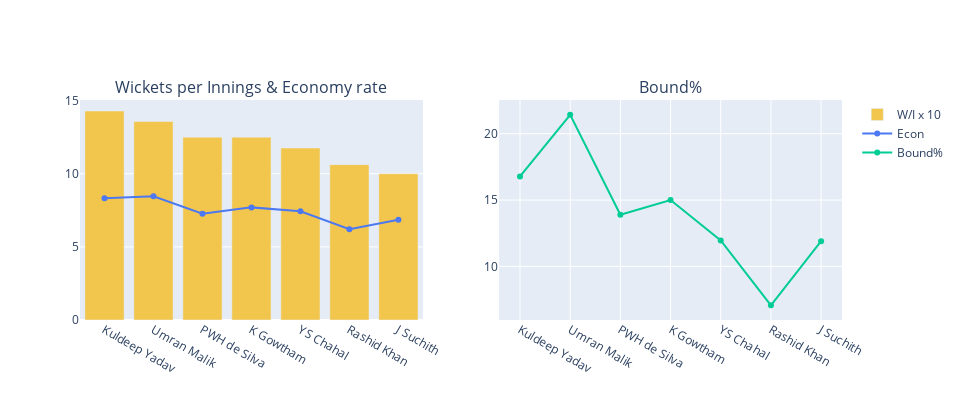

Notebook source saved alongside this figure:
### Markdown cell above
Strike bowlers

### Code cell
fig = make_subplots(rows=1, cols=2,subplot_titles=['Wickets per Innings & Economy rate','Bound%'])

fig.add_trace(go.Bar(name='W/I x 10',x=mo_strike['Player'], y=mo_strike['W/I']*10,marker_color='#f2c64c'),row=1, col=1)

fig.add_trace(go.Scatter(name='Econ',x=mo_strike['Player'], y=mo_strike['Econ'],marker_color='#4c78f2'),row=1, col=1)#red
fig.add_trace(go.Scatter(name = 'Bound%',x=mo_strike['Player'], y=mo_strike['Bound%']),row=1, col=2)

fig.update_layout(height=400, width=960)
fig.show()
mo_strike[['Player','Team','Type','W/I','Econ','Avg','SR','ESRA']]

### Figure 1 — Plotly figure (JSON) as saved in the notebook; plotly's stock layout.template omitted (floating-point values rounded to 4 significant figures)
{"data": [{"marker": {"color": "#f2c64c"}, "name": "W/I x 10", "type": "bar", "x": ["Kuldeep Yadav", "Umran Malik", "PWH de Silva", "K Gowtham", "YS Chahal", "Rashid Khan", "J Suchith"], "xaxis": "x", "y": [14.29, 13.57, 12.5, 12.5, 11.76, 10.62, 10], "yaxis": "y"}, {"marker": {"color": "#4c78f2"}, "name": "Econ", "type": "scatter", "x": ["Kuldeep Yadav", "Umran Malik", "PWH de Silva", "K Gowtham", "YS Chahal", "Rashid Khan", "J Suchith"], "xaxis": "x", "y": [8.33, 8.46, 7.27, 7.7, 7.43, 6.21, 6.86], "yaxis": "y"}, {"name": "Bound%", "type": "scatter", "x": ["Kuldeep Yadav", "Umran Malik", "PWH de Silva", "K Gowtham", "YS Chahal", "Rashid Khan", "J Suchith"], "xaxis": "x2", "y": [16.78, 21.43, 13.89, 15, 11.95, 7.07, 11.9], "yaxis": "y2"}], "layout": {"annotations": [{"font": {"size": 16}, "showarrow": false, "text": "Wickets per Innings & Economy rate", "x": 0.225, "xanchor": "center", "xref": "paper", "y": 1, "yanchor": "bottom", "yref": "paper"}, {"font": {"size": 16}, "showarrow": false, "text": "Bound%", "x": 0.775, "xanchor": "center", "xref": "paper", "y": 1, "yanchor": "bottom", "yref": "paper"}], "height": 400, "width": 960, "xaxis": {"anchor": "y", "domain": [0, 0.45]}, "xaxis2": {"anchor": "y2", "domain": [0.55, 1]}, "yaxis": {"anchor": "x", "domain": [0, 1]}, "yaxis2": {"anchor": "x2", "domain": [0, 1]}}}
